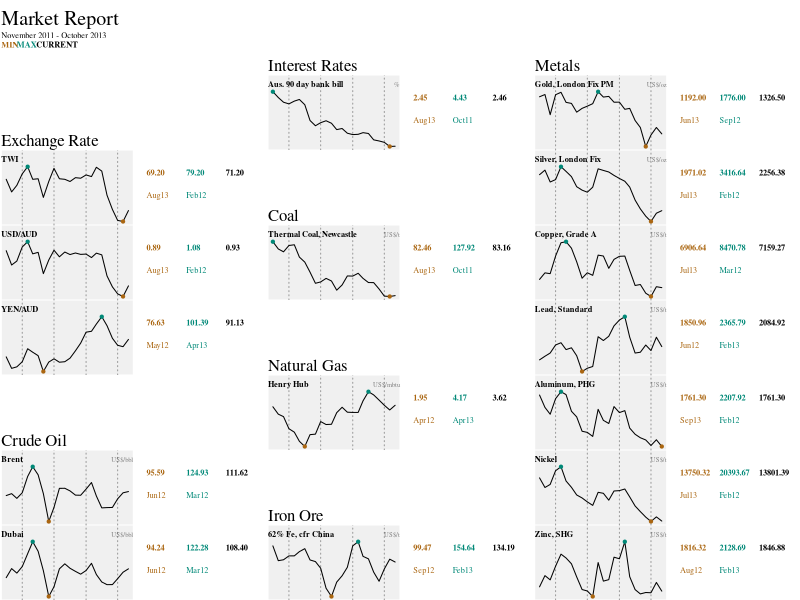

The R source for this figure:
dat <- read.table("./data.csv", header=T ,sep=",",
                  colClasses="character")
substr(dat$Date, 1, 2) <- "01"
dat$Date <- as.Date(dat$Date, "%d/%m/%Y")
dat[,-1] <- sapply(dat[,-1], as.numeric)

pltdat <- subset(dat, Date > "2011-09-01" & Date < "2013-10-01")

sparkline <- function(date, series,
    lab, units="", dp=2,
    mincol="red", maxcol="green", curcol="blue")
{
    # date and series are the same length
    # date is date and series is numeric
    opar <- par(no.readonly=T)
    on.exit(opar)
    
    par(mar=c(0, 0, 1, 10) + 0.1, family="serif", xpd=T)

    series <- series[order(date)]
    date <- sort(date)

    maxval <- max(series, na.rm=T)
    maxdate <- max(date[!is.na(series) & series==maxval])
    minval <- min(series, na.rm=T)
    mindate <- max(date[!is.na(series) & series==minval])
    curval <- tail(series, 1)
    curdate <- tail(date, 1)

    gridlines <- seq(as.Date(paste(substr(head(date, 1), 1, 4),
                                   "01", "01", sep="-")),
                     as.Date(paste(substr(tail(date, 1), 1, 4),
                                  "07", "01", sep="-")),
                     by="6 months")

    plot(x=date, y=series , type="n", axes=F, xlab="", ylab="")
    rect(par("usr")[1], grconvertY(0, "nfc"),
         par("usr")[2], grconvertY(1, "nfc"), col="#F0F0F0", border=F)
    abline(v=gridlines, lty="dotted", col="#999999")
    lines(x=date, y=series)
    points(x=maxdate, y=maxval, col=maxcol, pch=20)
    points(x=mindate, y=minval, col=mincol, pch=20)
    mtext(lab, 3, 0, adj=0, cex=0.5, font=2)
    mtext(units, 3, 0, adj=1, cex=0.4, col="#00000077")
    
    mtext(c(sprintf(paste("%.", dp, "f", sep=""), minval),
            strftime(mindate, "%b%y")),
          4, 1, col=mincol, at=grconvertY(c(0.7, 0.4), "nfc"),
          las=1, cex=0.5, font=c(2, 1))
    mtext(c(sprintf(paste("%.", dp, "f", sep=""), maxval),
            strftime(maxdate, "%b%y")),
          4, 4, col=maxcol, at=grconvertY(c(0.7, 0.4), "nfc"),
          las=1, cex=0.5, font=c(2, 1))
    mtext(sprintf( paste("%.", dp, "f", sep=""), curval),
          4, 7, col=curcol, at=grconvertY(0.7, "nfc"),
          las=1, cex=0.5, font=2)
}


####
## Start Plot
####
pdf("sparklines.pdf", height=3.5, width=9)
layout(matrix(1:24, nrow=8, byrow=F))

# main title
par(mar=c(0, 0, 0, 0) + 0.1, family="serif")
plot(0, 0, type="n", axes=F)
mtext("Market Report", 3, -2, adj=0, cex=1.2)
mtext("November 2011 - October 2013", 3, -3, adj=0, cex=0.5)
mtext("MIN", 3, -3.7, adj=0, cex=0.5, col="#AA6611", font=2)
mtext("MAX", 3, -3.7, at=grconvertX(0.1, "nfc"),
      cex=0.5, col="#008877", font=2)
mtext("CURRENT", 3, -3.7, at=grconvertY(0.222, "nfc"),
      cex=0.5, col=1, font=2)

# Exhange rates
plot(0, 0, type="n", axes=F)
mtext("Exchange Rate", 1, -1, adj=0, cex=1)

sparkline(pltdat$Date, pltdat$TWI, "TWI",
          mincol="#AA6611", maxcol="#008877", curcol=1)
sparkline(pltdat$Date, pltdat$AUDUSD, "USD/AUD",
          mincol="#AA6611", maxcol="#008877", curcol=1)
sparkline(pltdat$Date, pltdat$AUDYEN, "YEN/AUD",
          mincol="#AA6611", maxcol="#008877", curcol=1)

# Crude
par(mar=c(0, 0, 0, 0) + 0.1)
plot(0, 0, type="n", axes=F)
mtext("Crude Oil", 1, -1, adj=0, cex=1)

sparkline(pltdat$Date, pltdat$Brent, "Brent", units="US$/bbl",
          mincol="#AA6611", maxcol="#008877", curcol=1)
sparkline(pltdat$Date, pltdat$Dubai, "Dubai", units="US$/bbl",
          mincol="#AA6611", maxcol="#008877", curcol=1)

# IR
par(mar=c(0, 0, 0, 0) + 0.1)
plot(0, 0, type="n", axes=F)
mtext("Interest Rates", 1, -1, adj=0, cex=1, family="serif")

sparkline(pltdat$Date, pltdat$BB90, "Aus. 90 day bank bill", units="%",
          mincol="#AA6611", maxcol="#008877", curcol=1)

# Coal
par(mar=c(0, 0, 0, 0) + 0.1)
plot(0, 0, type="n", axes=F)
mtext("Coal", 1, -1, adj=0, cex=1)

sparkline(pltdat$Date, pltdat$ThermCoalNew, "Thermal Coal, Newcastle",
          units="US$/t", mincol="#AA6611", maxcol="#008877", curcol=1)

# Gas
par(mar=c(0, 0, 0, 0) + 0.1)
plot(0, 0, type="n", axes=F)
mtext("Natural Gas", 1, -1, adj=0, cex=1)

sparkline(pltdat$Date, pltdat$HenHub, "Henry Hub", units="US$/mbtu",
          mincol="#AA6611", maxcol="#008877", curcol=1)

# Iron Ore
par(mar=c(0, 0, 0, 0) + 0.1)
plot(0, 0, type="n", axes=F)
mtext("Iron Ore", 1, -1, adj=0, cex=1)

sparkline(pltdat$Date, pltdat$FeOreChina, "62% Fe, cfr China", units="US$/t",
          mincol="#AA6611", maxcol="#008877", curcol=1)

# Metals
par(mar=c(0, 0, 0, 0) + 0.1)
plot(0, 0, type="n", axes=F)
mtext("Metals", 1, -1, adj=0, cex=1)

sparkline(pltdat$Date, pltdat$AuLonPM, "Gold, London Fix PM", units="US$/oz",
          mincol="#AA6611", maxcol="#008877", curcol=1)
sparkline(pltdat$Date, pltdat$AgLon, "Silver, London Fix", units="US$/oz",
          mincol="#AA6611", maxcol="#008877", curcol=1)
sparkline(pltdat$Date, pltdat$Cu, "Copper, Grade A", units="US$/t",
          mincol="#AA6611", maxcol="#008877", curcol=1)
sparkline(pltdat$Date, pltdat$Pb, "Lead, Standard", units="US$/t",
          mincol="#AA6611", maxcol="#008877", curcol=1)
sparkline(pltdat$Date, pltdat$Al, "Aluminum, PHG", units="US$/t",
          mincol="#AA6611", maxcol="#008877", curcol=1)
sparkline(pltdat$Date, pltdat$Ni, "Nickel", units="US$/t",
          mincol="#AA6611", maxcol="#008877", curcol=1)
sparkline(pltdat$Date, pltdat$Zn, "Zinc, SHG", units="US$/t",
          mincol="#AA6611", maxcol="#008877", curcol=1)
dev.off()

# test
# ate <- pltdat$Date
# eries <- pltdat$BB90
# ab <- "90d Bank Bill"
# incol="#AA6611"; maxcol="#008877"; curcol=1
# parkline(date, series, lab)

## TODO:
#  - sparklines to handle dataframes
